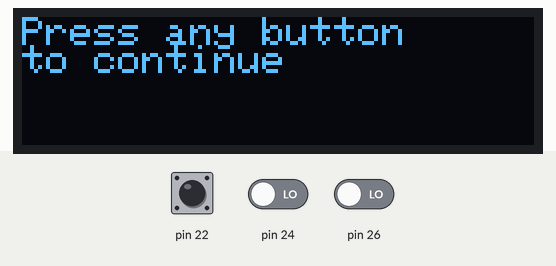
Recording of a sketch running on a simulated Arduino Mega 2560, built with avr-gcc and run on an emulated ATmega2560. On the bench: 128×32 one-colour display. Inputs (shaded band) come from the test bench; at power-on: pin 22 LOW, pin 24 LOW, pin 26 LOW. What the sketch prints to the serial monitor is not drawn.

Above: at 1.2 s.
1.3 s: pin 22 driven HIGH
At 2.5 s:
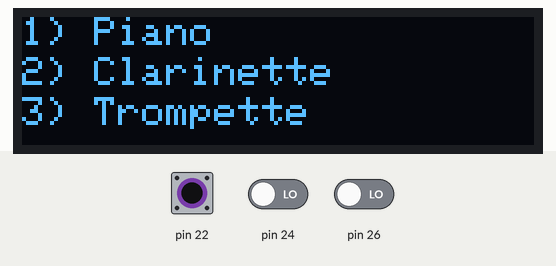
2.8 s: pin 22 pulsed LOW 5 times (0.12 s each, 0.3 s apart)
At 5.4 s:
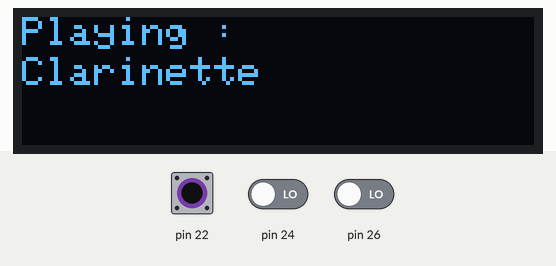
5.8 s: pin 22 driven LOW and pin 24 driven HIGH
At 7.1 s:
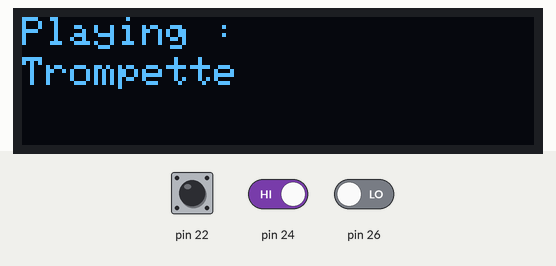
Timing chart, 0 to 8.8 s (numbered marks = the images above; inputs shaded):
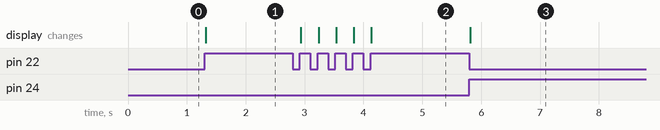

Measured:
- after the input at 1.3 s, the display: changes at once (image 1)
- after the input at 2.8 s, the display: changes after 0.14 s (image 2)
- after the input at 5.8 s, the display: changes at once (image 3)

The sketch:

boutons.ino
```cpp
#include <Wire.h>
#include <Adafruit_GFX.h>
#include <Adafruit_SSD1306.h>

Adafruit_SSD1306 display(128, 32, &Wire, -1);

#define SCREEN_ADDRESS 0x3C

enum State {
  MAIN, SELECT_MENU
};

int instrument;

State current_state = MAIN;

void setup() {
  Serial.begin(9600);

  // SSD1306_SWITCHCAPVCC = generate display voltage from 3.3V internally
  if(!display.begin(SSD1306_SWITCHCAPVCC, SCREEN_ADDRESS)) {
    Serial.println(F("SSD1306 allocation failed"));
    for(;;); // Don't proceed, loop forever
  }

  display.clearDisplay();

  display.setTextColor(SSD1306_WHITE);
  display.setTextSize(1);

  display.setCursor(0, 0);
  display.write("Press any button");

  display.setCursor(0, 7);
  display.write("to continue");

  display.display();

  for(int i = 22;i <= 26; i+=2) {
    pinMode(i, INPUT);
  }

}

void loop() {
  if(current_state == MAIN) {
    for(int i = 22;i <= 26; i+=2) {
      if(digitalRead(i)) {
        current_state = SELECT_MENU;
        display.clearDisplay();

        display.setTextColor(SSD1306_WHITE);
        display.setTextSize(1);

        display.setCursor(0, 0);
        display.write("1) Piano");

        display.setCursor(0, 10);
        display.write("2) Clarinette");

        display.setCursor(0, 20);
        display.write("3) Trompette");

        display.display();
        while(digitalRead(i)) {
          Serial.print(digitalRead(i));
        }
      }
    }
  } else if(current_state == SELECT_MENU) {
    for(int i = 22;i <= 26; i+=2) {
      if(digitalRead(i)) {
        instrument = i - 22;
        display.clearDisplay();

        display.setTextColor(SSD1306_WHITE);
        display.setTextSize(1);

        display.setCursor(0, 0);
        display.write("Playing : ");

        display.setCursor(0, 10);
        if(instrument == 0) {
          display.write("Clarinette");
        } else if(instrument == 2) {
          display.write("Trompette");
        } else if(instrument == 4) {
          display.write("Piano");
        }

        display.display();

        current_state = MAIN;
        while(digitalRead(i)) {
          Serial.print(digitalRead(i));
        }
      }
    }
  }
}
```
